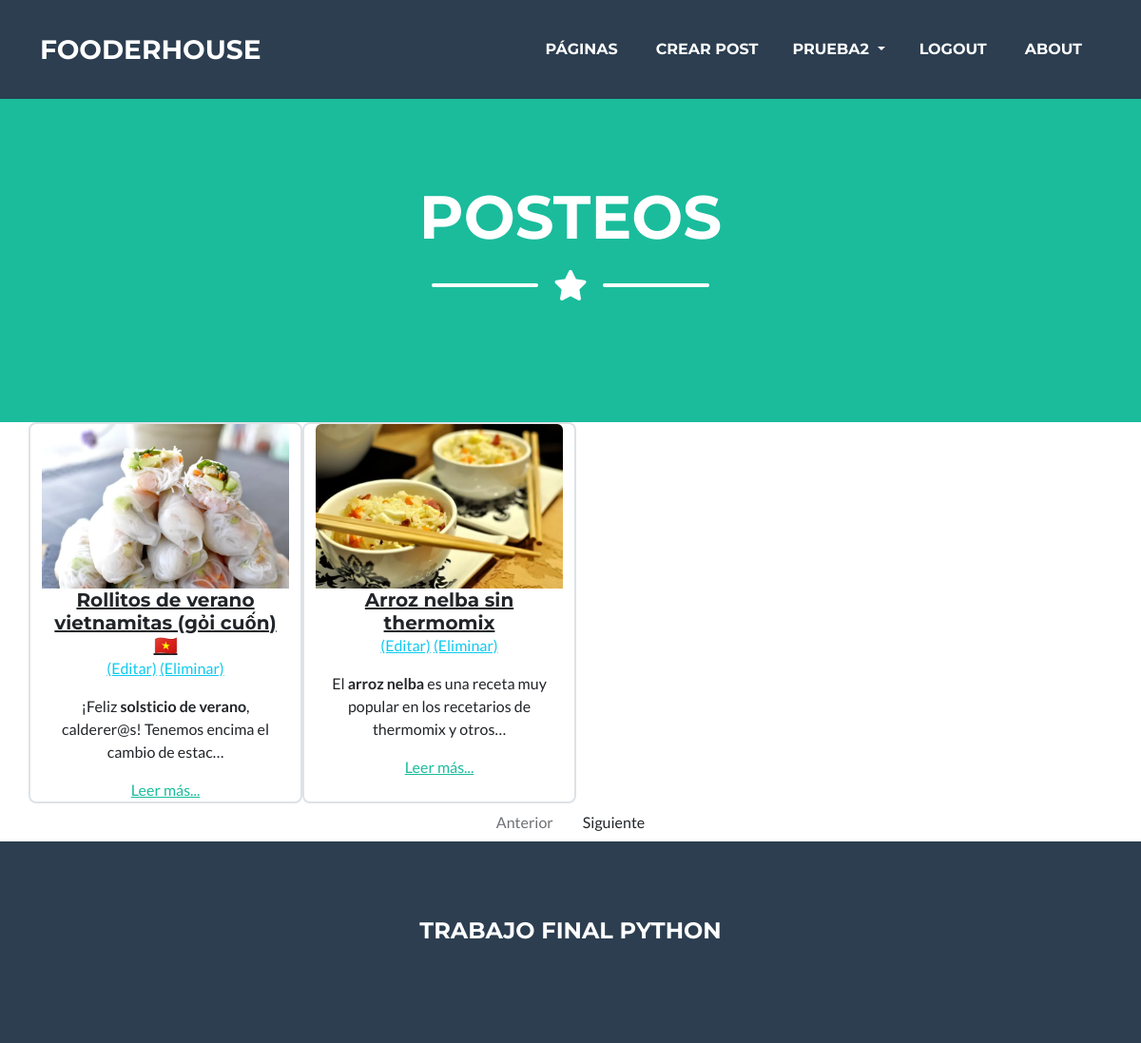
Page /App/pages/ (signed in) on the committed database.
### blogApp/models.py (models this page shows, shortened)
class Blog_post(models.Model):
    titulo= models.CharField(max_length=50, blank=True, null=True)
    slug= AutoSlugField(populate_from= 'titulo')
    subtitulo= models.TextField(max_length=50, blank=True, null=True)
    cuerpo= RichTextField(blank=True, null=True)
    autor= models.ForeignKey(User, null=True, default=None, on_delete=models.CASCADE)
    fecha= models.DateField(auto_now_add= True)
    imagen= models.ImageField(verbose_name='imagen', upload_to='media', null=True, blank=True)
    likes= models.ManyToManyField(User, related_name="post_like")
    @property
    def blog_post_link(self):
        return reverse("post", kwargs={
            'slug': self.slug
        })

### blogApp/views.py (the view)
# urls.py: path('pages/', views.pages, name= 'pages'),
def pages(request):
    posteos= Blog_post.objects.all()
    page= request.GET.get("page")
    paginator=Paginator(posteos, 2)
    try:
        posteos= paginator.page(page)
    except PageNotAnInteger:
        posteos= paginator.page(1)
    except EmptyPage:
        posteos= paginator.page(paginator.num_pages)
    return render(request, "blogApp/pages.html", {'posteos':posteos}, )

### blogApp/templates/blogApp/pages.html (shortened to what this page needs)
{% extends "blogApp/padre.html" %}
{% load static %}
{% block titulo_pagina %}
<h1 class="masthead-heading text-uppercase mb-0">Posteos</h1>
{% endblock %}
{% block contenidoQueCambiara %}
  <main class="main-content" >
    <div class="section bg-gray">
        <div class="container" >
            <div class="row" >
                      {% for post in posteos %}
                        <div class="card border hover-shadow-6 mb-6 d-block" style="width: 18rem;" >
                          <img class="card-img-top" src="{{post.imagen.url}}" >
                          <div class="p-6 text-center">
                            <h5 class="mb-0"><a class="text-dark">{{post.titulo}}</a></h5>
                            {% if user.is_authenticated %}
                            <a class="text-info" href="{% url 'editar_post' post.slug %}">(Editar)</a>
                            <a class="text-info" href="{% url 'eliminar_post' post.slug %}">(Eliminar)</a>
                            {% endif %}
                            <p class="font-weight-light" href="{{post.blog_post_link}}">{{post.cuerpo|truncatechars:100|safe}}</p>
                            <a  href="{% url 'post' post.slug %}">Leer más...</a>
                          </div>
                        </div>
                        {% empty %}
                          <div class="p-6 text-center">
                            <h2>No hay páginas aún</h2>
                          </div>
                      {% endfor %}
                    </div>
                  </div>
                </div>
</main>
  <div class="p-6 text-center">
  {% include 'blogApp/paginador.html' %}
  </div>
{% endblock %}

### blogApp/templates/blogApp/padre.html (shortened to what this page needs)
<!DOCTYPE html>
<html lang="en">
    <head>
        {% load static %}
        <link href="{% static 'blogApp/css/styles.css' %}" rel="stylesheet" />
    </head>
    <body id="page-top">
        <nav class="navbar navbar-expand-lg bg-secondary text-uppercase fixed-top" id="mainNav">
            <div class="container">
                <a class="navbar-brand" href="{% url 'inicio' %}">FooderHouse</a>
                <div class="collapse navbar-collapse" id="navbarResponsive">
                    <ul class="navbar-nav ms-auto">
                        <li class="nav-item mx-0 mx-lg-1"><a class="nav-link py-3 px-0 px-lg-3 rounded" href="{% url 'pages' %}">Páginas</a></li>
                        {% if not request.user.is_authenticated %}
                        <li class="nav-item mx-0 mx-lg-1"><a class="nav-link py-3 px-0 px-lg-3 rounded" href="{% url 'login' %}">Login</a></li>
                        <li class="nav-item mx-0 mx-lg-1"><a class="nav-link py-3 px-0 px-lg-3 rounded" href="{% url 'registro' %}">Registro</a></li>
                        {% else %}
                        <li class="nav-item mx-0 mx-lg-1"><a class="nav-link py-3 px-0 px-lg-3 rounded" href="{% url 'crear_post' %}">Crear Post</a></li>
                        <li class="nav-item dropdown 1">
                            <a class="nav-link dropdown-toggle py-3 px-0 px-lg-3 rounded" href="#" role="button" data-bs-toggle="dropdown" aria-expanded="false">
                              {{user.username}}
                            </a>
                          </li>
                          <li class="nav-item mx-0 mx-lg-1"><a class="nav-link py-3 px-0 px-lg-3 rounded" href="{% url 'logout' %}">Logout</a></li>
                        {% endif %}
                        <li class="nav-item mx-0 mx-lg-1"><a class="nav-link py-3 px-0 px-lg-3 rounded" href="{% url 'about' %}">About</a></li>
                    </ul>
                </div>
            </div>
        </nav>
        <header class="masthead bg-primary text-white text-center">
            <div class="container d-flex align-items-center flex-column">
                {% block titulo_pagina %}
                {% endblock %}
                <div class="divider-custom divider-light">
                    <div class="divider-custom-line"></div>
                    <div class="divider-custom-icon"><i class="fas fa-star"></i></div>
                    <div class="divider-custom-line"></div>
                </div>
                {% url 'inicio' as la_url %}
            </div>
        </header>
        {% block contenidoQueCambiara %}
        {% endblock %}
        <footer class="footer text-center">
            <div class="container">
                <div class="row">
                    <div class="col-lg-4 mb-5 mb-lg-0">
                    </div>
                    <div class="col-lg-4 mb-5 mb-lg-0">
                        <h4 class="text-uppercase mb-4">Trabajo Final Python</h4>
                    </div>
                    <div class="col-lg-4">
                    </div>
                </div>
            </div>
        </footer>
    </body>
</html>

### rows in the picture
Blog_post: imagen (picture), titulo "Rollitos de verano vietnamitas (gỏi cuốn) 🇻🇳", cuerpo "¡Feliz solsticio de verano , calderer@s! Tenemos encima el cambio de estac…"
Blog_post: imagen (picture), titulo "Arroz nelba sin thermomix", cuerpo "El arroz nelba es una receta muy popular en los recetarios de thermomix y otros…"

### other values in the picture
{{ user.username }} "PRUEBA2"
